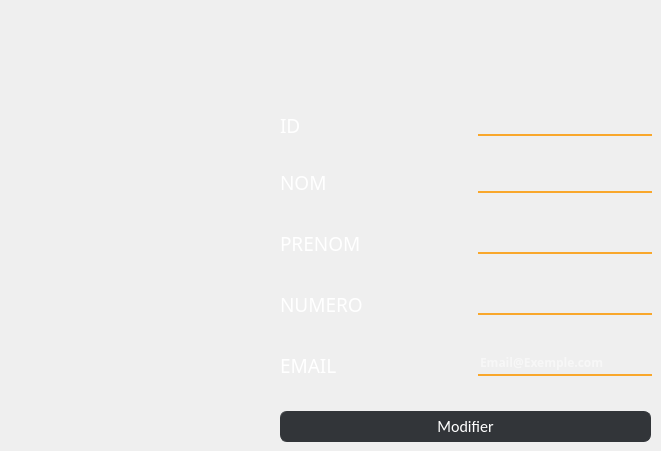
        <widget class="QWidget" name="UpdateClients">
         <attribute name="title">
          <string>Modifier</string>
         </attribute>
         <widget class="QLabel" name="ClientNomLabel_2">
          <property name="geometry">
           <rect>
            <x>280</x>
            <y>167</y>
            <width>111</width>
            <height>31</height>
           </rect>
          </property>
          <property name="font">
           <font>
            <family>Yu Gothic UI Semilight</family>
            <pointsize>14</pointsize>
           </font>
          </property>
          <property name="styleSheet">
           <string notr="true">color: rgb(255, 255, 255);</string>
          </property>
          <property name="text">
           <string>NOM</string>
          </property>
         </widget>
         <widget class="QLabel" name="ClientNumeroLabel_2">
          <property name="geometry">
           <rect>
            <x>280</x>
            <y>289</y>
            <width>121</width>
            <height>31</height>
           </rect>
          </property>
          <property name="font">
           <font>
            <family>Yu Gothic UI Semilight</family>
            <pointsize>14</pointsize>
           </font>
          </property>
          <property name="styleSheet">
           <string notr="true">color: rgb(255, 255, 255);</string>
          </property>
          <property name="text">
           <string>NUMERO</string>
          </property>
         </widget>
         <widget class="QPushButton" name="ClientModifierButton">
          <property name="geometry">
           <rect>
            <x>280</x>
            <y>411</y>
            <width>371</width>
            <height>31</height>
           </rect>
          </property>
          <property name="styleSheet">
           <string notr="true">QPushButton
{
	background-color:rgb(50, 53, 57);
	border-style:solid;
	border-radius:7px;
	border-width:1px;
border-color: rgb(50, 53, 57);
	color:#ffffff;
	font-size:16px;
font-family:Calibri;
}

QPushButton:hover
{
	background-color: #00000000;
	border-color: rgb(30, 227, 0);
	/*color:rgb(30, 227, 0);*/
}

QPushButton:focus
{
	background-color:  rgb(30, 227, 0);
	border-color: rgba(30, 227, 0,0);
	color:rgb(255, 255, 255);
}
</string>
          </property>
          <property name="text">
           <string>Modifier</string>
          </property>
         </widget>
         <widget class="QLineEdit" name="ClientEmailUpdate">
          <property name="geometry">
           <rect>
            <x>478</x>
            <y>350</y>
            <width>174</width>
            <height>26</height>
           </rect>
          </property>
          <property name="font">
           <font>
            <family>Arial Black</family>
            <pointsize>9</pointsize>
            <weight>75</weight>
            <bold>true</bold>
           </font>
          </property>
          <property name="styleSheet">
           <string notr="true">border: 0px solid rgb(249, 167, 43);
border-bottom-width: 2px;
border-radius: px;
background-color: rgba(255, 255, 255, 0);
color: rgb(255, 255, 255);</string>
          </property>
          <property name="inputMask">
           <string/>
          </property>
          <property name="text">
           <string/>
          </property>
          <property name="placeholderText">
           <string>Email@Exemple.com</string>
          </property>
         </widget>
         <widget class="QLabel" name="ClientPrenomLabel_2">
          <property name="geometry">
           <rect>
            <x>280</x>
            <y>228</y>
            <width>131</width>
            <height>31</height>
           </rect>
          </property>
          <property name="font">
           <font>
            <family>Yu Gothic UI Semilight</family>
            <pointsize>14</pointsize>
           </font>
          </property>
          <property name="styleSheet">
           <string notr="true">color: rgb(255, 255, 255);</string>
          </property>
          <property name="text">
           <string>PRENOM</string>
          </property>
         </widget>
         <widget class="QLineEdit" name="ClientPrenomUpdate">
          <property name="geometry">
           <rect>
            <x>478</x>
            <y>228</y>
            <width>174</width>
            <height>26</height>
           </rect>
          </property>
          <property name="font">
           <font>
            <family>Arial Black</family>
            <pointsize>9</pointsize>
            <weight>75</weight>
            <bold>true</bold>
           </font>
          </property>
          <property name="styleSheet">
           <string notr="true">border: 0px solid rgb(249, 167, 43);
border-bottom-width: 2px;
border-radius: px;
background-color: rgba(255, 255, 255, 0);
color: rgb(255, 255, 255);</string>
          </property>
          <property name="inputMask">
           <string/>
          </property>
          <property name="text">
           <string/>
          </property>
          <property name="placeholderText">
           <string/>
          </property>
         </widget>
         <widget class="QLineEdit" name="ClientNomUpdate">
          <property name="enabled">
           <bool>true</bool>
          </property>
          <property name="geometry">
           <rect>
            <x>478</x>
            <y>167</y>
            <width>174</width>
            <height>26</height>
           </rect>
          </property>
          <property name="font">
           <font>
            <family>Arial Black</family>
            <pointsize>9</pointsize>
            <weight>75</weight>
            <bold>true</bold>
           </font>
          </property>
          <property name="styleSheet">
           <string notr="true">border: 0px solid rgb(249, 167, 43);
border-bottom-width: 2px;
border-radius: px;
background-color: rgba(255, 255, 255, 0);
color: rgb(255, 255, 255);</string>
          </property>
          <property name="inputMask">
           <string/>
          </property>
          <property name="text">
           <string/>
          </property>
          <property name="placeholderText">
           <string/>
          </property>
         </widget>
         <widget class="QLineEdit" name="ClientNumeroUpdate">
          <property name="geometry">
           <rect>
            <x>478</x>
            <y>289</y>
            <width>174</width>
            <height>26</height>
           </rect>
          </property>
          <property name="font">
           <font>
            <family>Arial Black</family>
            <pointsize>9</pointsize>
            <weight>75</weight>
            <bold>true</bold>
           </font>
          </property>
          <property name="styleSheet">
           <string notr="true">border: 0px solid rgb(249, 167, 43);
border-bottom-width: 2px;
border-radius: px;
background-color: rgba(255, 255, 255, 0);
color: rgb(255, 255, 255);</string>
          </property>
          <property name="inputMask">
           <string/>
          </property>
          <property name="text">
           <string/>
          </property>
          <property name="placeholderText">
           <string/>
          </property>
         </widget>
         <widget class="QLabel" name="ClientEmailLabel_2">
          <property name="geometry">
           <rect>
            <x>280</x>
            <y>350</y>
            <width>178</width>
            <height>31</height>
           </rect>
          </property>
          <property name="font">
           <font>
            <family>Yu Gothic UI Semilight</family>
            <pointsize>14</pointsize>
           </font>
          </property>
          <property name="styleSheet">
           <string notr="true">color: rgb(255, 255, 255);</string>
          </property>
          <property name="text">
           <string>EMAIL</string>
          </property>
         </widget>
         <widget class="QLineEdit" name="ClientIdUpdate">
          <property name="enabled">
           <bool>false</bool>
          </property>
          <property name="geometry">
           <rect>
            <x>478</x>
            <y>110</y>
            <width>174</width>
            <height>26</height>
           </rect>
          </property>
          <property name="font">
           <font>
            <family>Arial Black</family>
            <pointsize>9</pointsize>
            <weight>75</weight>
            <bold>true</bold>
           </font>
          </property>
          <property name="styleSheet">
           <string notr="true">border: 0px solid rgb(249, 167, 43);
border-bottom-width: 2px;
border-radius: px;
background-color: rgba(255, 255, 255, 0);
color: rgb(255, 255, 255);</string>
          </property>
          <property name="inputMask">
           <string/>
          </property>
          <property name="text">
           <string/>
          </property>
          <property name="placeholderText">
           <string/>
          </property>
         </widget>
         <widget class="QLabel" name="ClientIdLabel">
          <property name="geometry">
           <rect>
            <x>280</x>
            <y>110</y>
            <width>111</width>
            <height>31</height>
           </rect>
          </property>
          <property name="font">
           <font>
            <family>Yu Gothic UI Semilight</family>
            <pointsize>14</pointsize>
           </font>
          </property>
          <property name="styleSheet">
           <string notr="true">color: rgb(255, 255, 255);</string>
          </property>
          <property name="text">
           <string>ID</string>
          </property>
         </widget>
        </widget>
